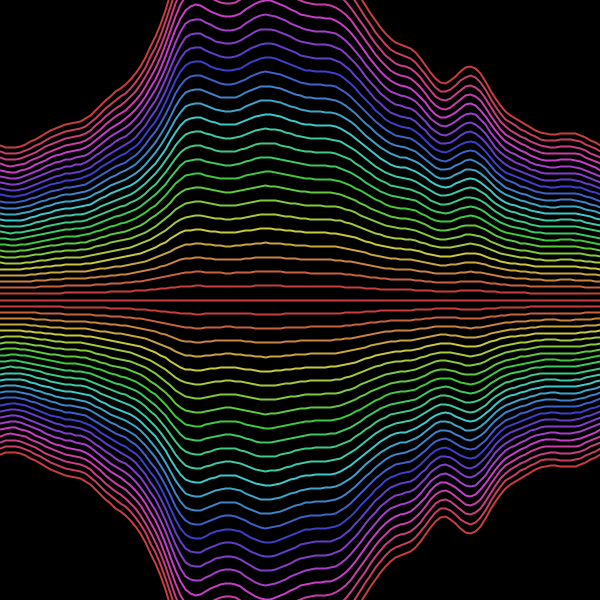
Frame 1 (no input)
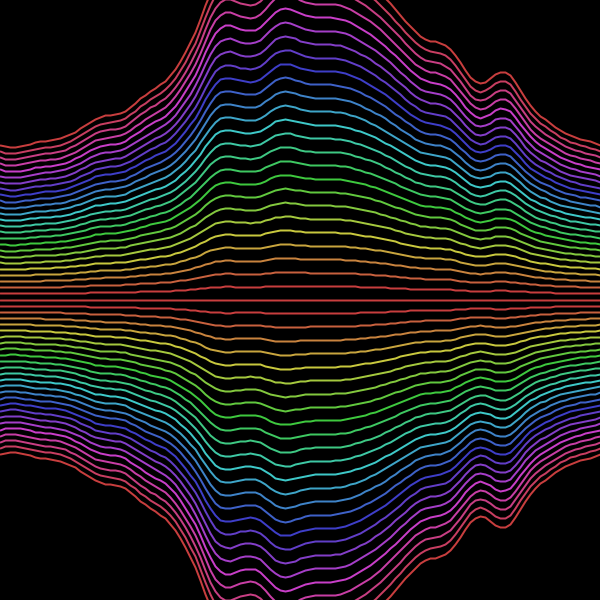
Frame 60 (the mouse pressed at the canvas centre just before this capture)
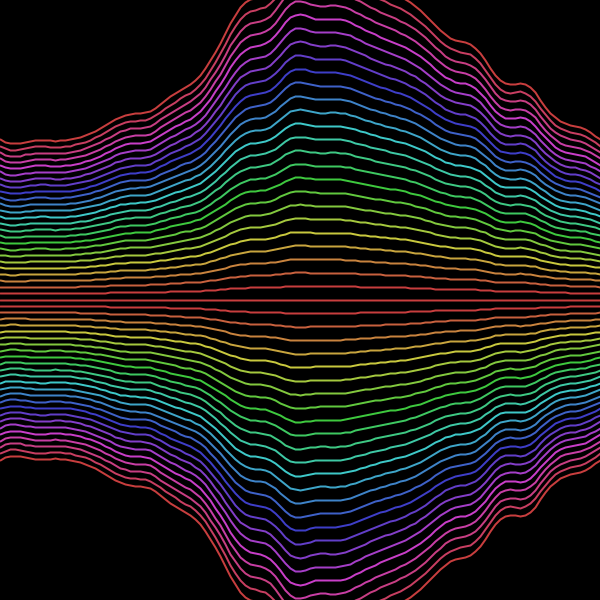
Frame 120 (the mouse held since frame 60 and released just before this capture)

The Processing sketch that drew these frames (run headless with seeded random() and noise(); from frame 60 on, the mouse is pressed at the canvas centre):

// Processing sketch: genuary1
// ── genuary1.pde
// #genuary2023
// #genuary1

// JAN. 1: Perfect loop / Infinite loop / endless GIFs
// Code by: khanhf-ng820

int curveNum = 25;
int maxHeight = 20;
float noiseMax = 0.8; // Lower = Smoother
float phase = 0;

void setup() {
  size(600, 600);
  colorMode(HSB);
}

void draw() {
  background(0);
  noFill();
  strokeWeight(2);
  stroke(0, 175, 200);
  translate(0, height/2);
  line(0, 0, width, 0);
  
  for (int curve = 1; curve <= curveNum; curve++) {
    stroke(map(curve, 1, 25, 0, 255), 175, 200);
    
    // Lower half
    beginShape();
    for (int i = 0; i <= width; i += 5) {
      float angle = map(i, 0, width, 0, TWO_PI);
      float xoff = map(cos(angle + phase), -1, 1, 0, noiseMax);
      float yoff = map(sin(angle), -1, 1, 0, 0.5);
      float h = map(noise(xoff, yoff), 0, 1, 0, maxHeight);
      
      vertex(i, h*curve);
    }
    endShape();
    
    // Upper half
    beginShape();
    for (int i = 0; i <= width; i += 5) {
      float angle = map(i, 0, width, 0, TWO_PI);
      float xoff = map(cos(angle + phase), -1, 1, 0, noiseMax);
      float yoff = map(sin(angle), -1, 1, 0, 0.5);
      float h = map(noise(xoff, yoff), 0, 1, 0, -maxHeight);
      
      vertex(i, h*curve);
    }
    endShape();
  }
  
  phase += 0.1;
}
